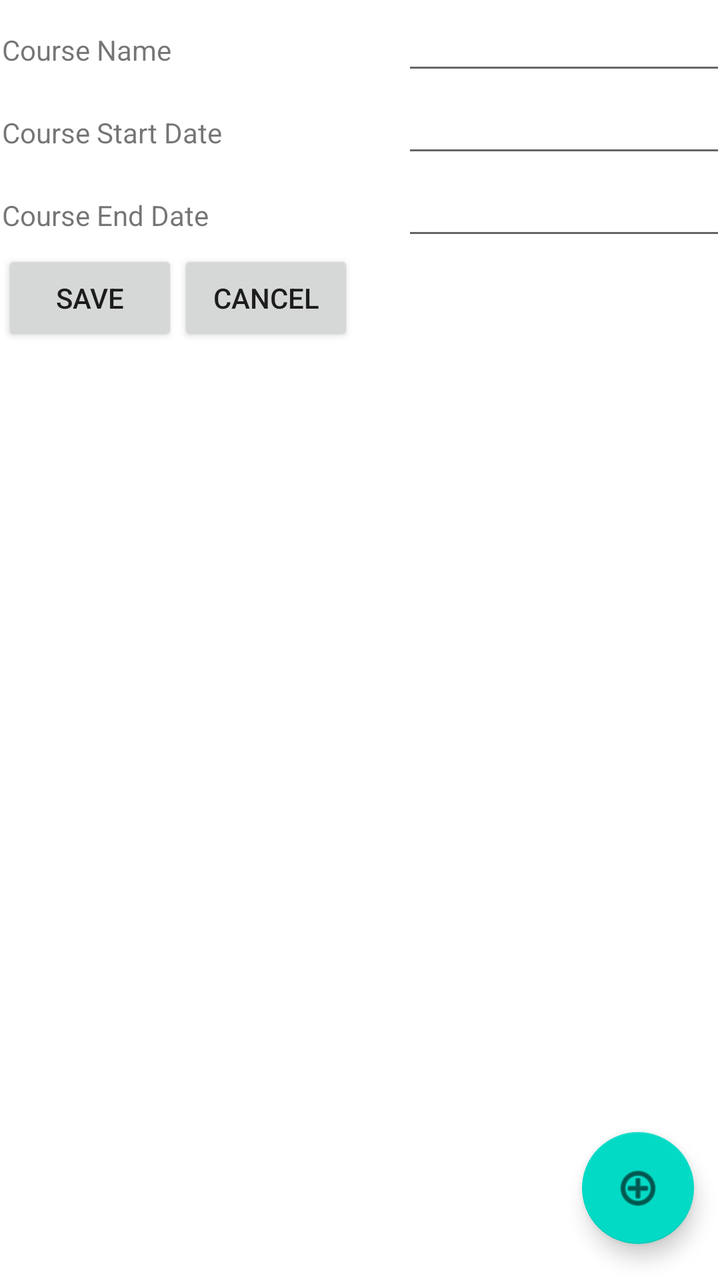
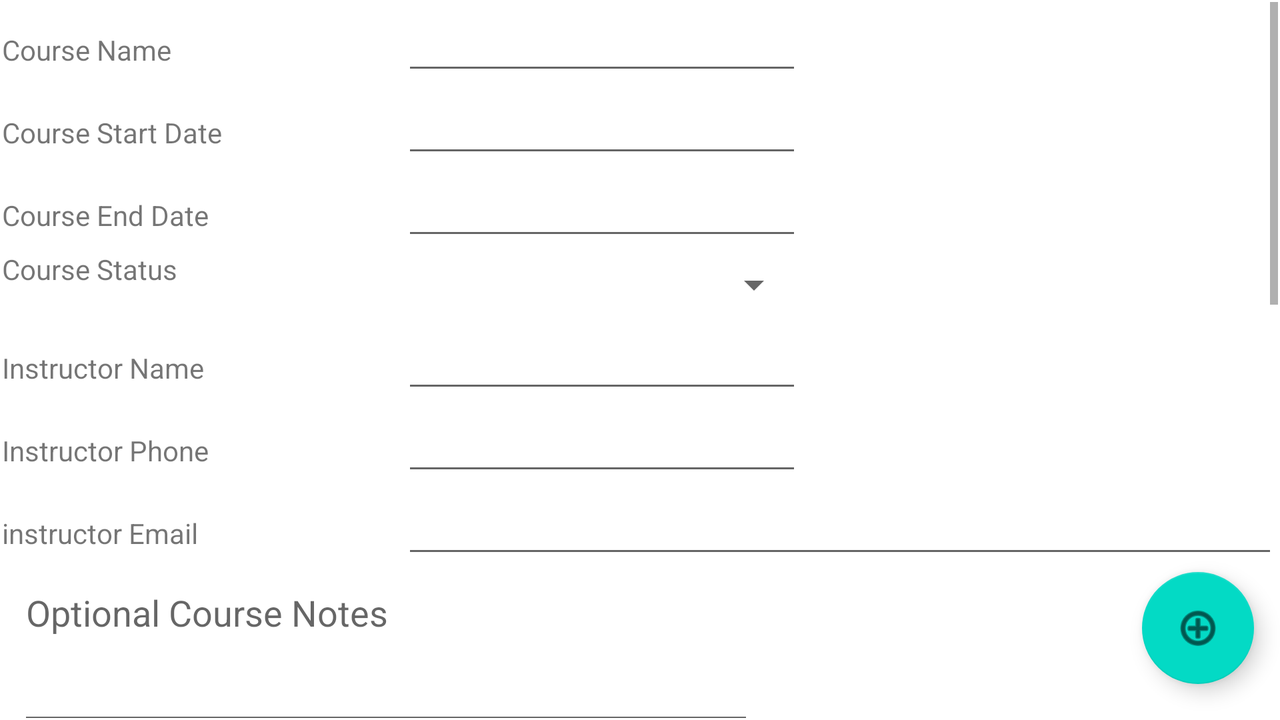

One screen, two layout resources from the same app: the default and the author's alternative for another configuration. Each is rendered where Android would select it; the XML of both is given below.
<!-- AndroidManifest.xml: application theme Theme.C196SchedulingApp -->
<!-- res/layout/activity_create_course.xml -->
<?xml version="1.0" encoding="utf-8"?>
<androidx.constraintlayout.widget.ConstraintLayout xmlns:android="http://schemas.android.com/apk/res/android"
    xmlns:app="http://schemas.android.com/apk/res-auto"
    xmlns:tools="http://schemas.android.com/tools"
    android:layout_width="match_parent"
    android:layout_height="match_parent"
    tools:context=".UI.CreateCourse">


    <com.google.android.material.floatingactionbutton.FloatingActionButton
        android:id="@+id/floatingActionButton"
        android:layout_width="wrap_content"
        android:layout_height="wrap_content"
        android:layout_marginEnd="13dp"
        android:layout_marginBottom="18dp"
        android:clickable="true"
        android:minWidth="32dp"
        android:minHeight="32dp"
        app:layout_constraintBottom_toBottomOf="parent"
        app:layout_constraintEnd_toEndOf="parent"
        app:srcCompat="@android:drawable/ic_menu_add"
        android:onClick="addCAssessment"/>

    <ScrollView
        android:id="@+id/scrollView3"
        android:layout_width="0dp"
        android:layout_height="0dp"
        android:layout_marginStart="1dp"
        android:layout_marginTop="1dp"
        android:layout_marginEnd="1dp"
        android:layout_marginBottom="1dp"
        app:layout_constraintBottom_toBottomOf="parent"
        app:layout_constraintEnd_toEndOf="parent"
        app:layout_constraintHorizontal_bias="1.0"
        app:layout_constraintStart_toStartOf="parent"
        app:layout_constraintTop_toTopOf="parent"
        app:layout_constraintVertical_bias="1.0">

        <LinearLayout
            android:layout_width="match_parent"
            android:layout_height="wrap_content"
            android:orientation="vertical">

            <LinearLayout
                android:layout_width="match_parent"
                android:layout_height="wrap_content"
                android:orientation="horizontal">

                <TextView
                    android:layout_width="200dp"
                    android:layout_height="wrap_content"
                    android:text="Course Name" />

                <EditText
                    android:id="@+id/termName"
                    android:layout_width="200dp"
                    android:layout_height="wrap_content" />
            </LinearLayout>

            <LinearLayout
                android:layout_width="match_parent"
                android:layout_height="wrap_content"
                android:orientation="horizontal">

                <TextView
                    android:layout_width="200dp"
                    android:layout_height="wrap_content"
                    android:text="Course Start Date" />

                <EditText
                    android:id="@+id/CourseStart"
                    android:layout_width="200dp"
                    android:layout_height="wrap_content" />
            </LinearLayout>

            <LinearLayout
                android:layout_width="match_parent"
                android:layout_height="wrap_content"
                android:orientation="horizontal">

                <TextView
                    android:layout_width="200dp"
                    android:layout_height="wrap_content"
                    android:text="Course End Date" />

                <EditText
                    android:id="@+id/CourseEnd"
                    android:layout_width="200dp"
                    android:layout_height="wrap_content" />
            </LinearLayout>

            <LinearLayout
                android:layout_width="match_parent"
                android:layout_height="wrap_content"
                android:orientation="horizontal">

                <Button
                    android:layout_width="wrap_content"
                    android:layout_height="wrap_content"
                    android:onClick="saveCourse"
                    android:text="Save" />

                <Button
                    android:layout_width="wrap_content"
                    android:layout_height="wrap_content"
                    android:onClick="onCancel"
                    android:text="Cancel" />

            </LinearLayout>

            <androidx.recyclerview.widget.RecyclerView
                android:layout_width="match_parent"
                android:layout_height="432dp" />
        </LinearLayout>
    </ScrollView>

</androidx.constraintlayout.widget.ConstraintLayout>
<!-- resources referenced by this layout -->
<resources>
  <style name="Theme.C196SchedulingApp" parent="Theme.MaterialComponents.DayNight.DarkActionBar">
          
          <item name="colorPrimary">@color/purple_500</item>
          <item name="colorPrimaryVariant">@color/purple_700</item>
          <item name="colorOnPrimary">@color/white</item>
          
          <item name="colorSecondary">@color/teal_200</item>
          <item name="colorSecondaryVariant">@color/teal_700</item>
          <item name="colorOnSecondary">@color/black</item>
          
          <item name="android:statusBarColor" tools:targetApi="l">?attr/colorPrimaryVariant</item>
          
      </style>
</resources>
<!-- res/layout-land/activity_create_course.xml (the author's variant of the layout above) -->
<!-- drawn on the phone turned sideways -->
<?xml version="1.0" encoding="utf-8"?>
<androidx.constraintlayout.widget.ConstraintLayout xmlns:android="http://schemas.android.com/apk/res/android"
    xmlns:app="http://schemas.android.com/apk/res-auto"
    xmlns:tools="http://schemas.android.com/tools"
    android:layout_width="match_parent"
    android:layout_height="match_parent"
    tools:context=".UI.CreateCourse">


    <com.google.android.material.floatingactionbutton.FloatingActionButton
        android:id="@+id/floatingActionButton"
        android:layout_width="wrap_content"
        android:layout_height="wrap_content"
        android:layout_marginEnd="13dp"
        android:layout_marginBottom="18dp"
        android:clickable="true"
        android:minWidth="32dp"
        android:minHeight="32dp"
        app:layout_constraintBottom_toBottomOf="parent"
        app:layout_constraintEnd_toEndOf="parent"
        app:srcCompat="@android:drawable/ic_menu_add"
        android:onClick="addCAssessment"/>

    <ScrollView
        android:id="@+id/scrollView3"
        android:layout_width="0dp"
        android:layout_height="0dp"
        android:layout_marginStart="1dp"
        android:layout_marginTop="1dp"
        android:layout_marginEnd="1dp"
        android:layout_marginBottom="1dp"
        app:layout_constraintBottom_toBottomOf="parent"
        app:layout_constraintEnd_toEndOf="parent"
        app:layout_constraintHorizontal_bias="1.0"
        app:layout_constraintStart_toStartOf="parent"
        app:layout_constraintTop_toTopOf="parent"
        app:layout_constraintVertical_bias="1.0">

        <LinearLayout
            android:layout_width="match_parent"
            android:layout_height="wrap_content"
            android:orientation="vertical">

            <LinearLayout
                android:layout_width="match_parent"
                android:layout_height="wrap_content"
                android:orientation="horizontal">

                <TextView
                    android:layout_width="200dp"
                    android:layout_height="wrap_content"
                    android:text="Course Name" />

                <EditText
                    android:id="@+id/courseName"
                    android:layout_width="200dp"
                    android:layout_height="wrap_content" />
            </LinearLayout>

            <LinearLayout
                android:layout_width="match_parent"
                android:layout_height="wrap_content"
                android:orientation="horizontal">

                <TextView
                    android:layout_width="200dp"
                    android:layout_height="wrap_content"
                    android:text="Course Start Date"
                    android:focusable="false"/>

                <EditText
                    android:id="@+id/courseStart"
                    android:layout_width="200dp"
                    android:layout_height="wrap_content"
                    android:focusable="false"/>
            </LinearLayout>

            <LinearLayout
                android:layout_width="match_parent"
                android:layout_height="wrap_content"
                android:orientation="horizontal">
                <TextView
                    android:layout_width="200dp"
                    android:layout_height="wrap_content"
                    android:text="Course End Date"/>
                <EditText
                    android:id="@+id/courseEnd"
                    android:layout_width="200dp"
                    android:layout_height="wrap_content"
                    android:focusable="false"/>
            </LinearLayout>
            <LinearLayout
                android:layout_width="match_parent"
                android:layout_height="wrap_content"
                android:orientation="horizontal">

                <TextView
                    android:layout_width="200dp"
                    android:layout_height="wrap_content"
                    android:text="Course Status" />
                <Spinner
                    android:id="@+id/spinner"
                    android:layout_width="200dp"
                    android:layout_height="35dp" />
            </LinearLayout>



            <LinearLayout
                android:layout_width="match_parent"
                android:layout_height="wrap_content"
                android:orientation="horizontal">

                <TextView
                    android:layout_width="200dp"
                    android:layout_height="wrap_content"
                    android:text="Instructor Name" />

                <EditText
                    android:id="@+id/instructorName"
                    android:layout_width="200dp"
                    android:layout_height="wrap_content" />
            </LinearLayout>
            <LinearLayout
                android:layout_width="match_parent"
                android:layout_height="wrap_content"
                android:orientation="horizontal">

                <TextView
                    android:layout_width="200dp"
                    android:layout_height="wrap_content"
                    android:text="Instructor Phone" />

                <EditText
                    android:id="@+id/instructorPhone"
                    android:layout_width="200dp"
                    android:layout_height="wrap_content"
                    android:ems="10"
                    android:inputType="phone"/>
            </LinearLayout>
            <LinearLayout
                android:layout_width="match_parent"
                android:layout_height="wrap_content"
                android:orientation="horizontal">

                <TextView
                    android:layout_width="200dp"
                    android:layout_height="wrap_content"
                    android:text="instructor Email" />

                <EditText
                    android:id="@+id/instructorEmail"
                    android:layout_width="wrap_content"
                    android:layout_height="wrap_content"
                    android:layout_weight="1"
                    android:ems="10"
                    android:inputType="textEmailAddress"
               />
            </LinearLayout>

            <LinearLayout
                android:layout_width="match_parent"
                android:layout_height="match_parent"
                android:orientation="vertical">
                <EditText
                    android:id="@+id/optionalNotes"
                    android:layout_width="368dp"
                    android:layout_height="wrap_content"
                    android:layout_marginStart="8dp"
                    android:gravity="top|left"
                    android:hint="Optional Course Notes"
                    android:inputType="textMultiLine"
                    android:lines="5"
                    android:minLines="3"
                    android:scrollbars="vertical" />
            </LinearLayout>

            <LinearLayout
                android:layout_width="match_parent"
                android:layout_height="wrap_content"
                android:orientation="horizontal">

                <Button
                    android:layout_width="wrap_content"
                    android:layout_height="wrap_content"
                    android:onClick="saveCourse"
                    android:text="Save" />

                <Button
                    android:layout_width="wrap_content"
                    android:layout_height="wrap_content"
                    android:onClick="onCancel"
                    android:text="Cancel" />
            </LinearLayout>

            <androidx.recyclerview.widget.RecyclerView
                android:id="@+id/recyclerAssessmentView"
                android:layout_width="match_parent"
                android:layout_height="432dp" />
        </LinearLayout>
    </ScrollView>

</androidx.constraintlayout.widget.ConstraintLayout>
